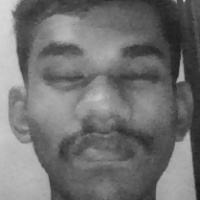
#> input picture samples/user1.jpg, 200 x 200 px, found by its file name
$ jupyter execute --allow-errors Untitled.ipynb   (shell and % lines are left out)
#> lines starting #> are read from the running program, lines starting #| are printed output that depends on the picture; after the words box and inside, x2 and y2 are one past the last pixel; in counts of white or black regions, pixels touching at a corner belong together
#> (a cell that did not finish here is left out)

[cell 2]
import cv2
print("OpenCV version:", cv2.__version__)
print("Face module exists:", hasattr(cv2, "face"))

[cell 3]
import cv2
print("OpenCV version:", cv2.__version__)
print("Face module exists:", hasattr(cv2, "face"))

#> (a cell that did not finish here is left out)

#> (a cell that did not finish here is left out)

[cell 6]
import cv2
import numpy as np
from os import listdir
from os.path import isfile, join
import serial
import time
import pyttsx3

# Variables for tracking
q = 1
x = 0
c = 0
m = 0
d = 0

# Initialize text-to-speech engine
def speak(audio):
    engine.say(audio)
    engine.runAndWait()

engine = pyttsx3.init('sapi5')
voices = engine.getProperty('voices')
engine.setProperty("voice", voices[0].id)
engine.setProperty("rate", 140)
engine.setProperty("volume", 1000)

# Training the LBPH face recognizer
while q <= 2:
    data_path = 'D:/Face_detection_for_door_lock/Samples'  # Path to training data
    onlyfiles = [f for f in listdir(data_path) if isfile(join(data_path, f))]
    Training_data, Labels = [], []

    for i, files in enumerate(onlyfiles):
        image_path = join(data_path, onlyfiles[i])
        images = cv2.imread(image_path, cv2.IMREAD_GRAYSCALE)
#> images is the input picture: shape (200, 200); min 28, max 218, mean 113.6
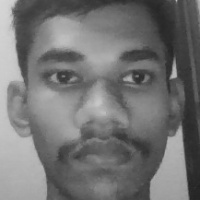
#> input picture samples/user12.jpg, 200 x 200 px, given in place of the camera
#> further down, frame is the input picture: shape (200, 200, 3); min 34, max 214, mean 115.1
        Training_data.append(np.asarray(images, dtype=np.uint8))
        Labels.append(i)

    Labels = np.asarray(Labels, dtype=np.int32)

    # Create and train the model
    model = cv2.face.LBPHFaceRecognizer_create()
    model.train(np.asarray(Training_data), np.asarray(Labels))
    print("Training complete")
    q += 1

# Load face detection model
face_classifier = cv2.CascadeClassifier('D:/Face_detection_for_door_lock/face_model.xml')

# Function to detect faces
def face_detector(img, size=0.5):
#> called with size = 0.5
    gray = cv2.cvtColor(img, cv2.COLOR_BGR2GRAY)
    faces = face_classifier.detectMultiScale(gray, 1.3, 5)
#> faces = [[13, 16, 177, 177]]

    if len(faces) == 0:
        return img, []
    for (x, y, w, h) in faces:
        cv2.rectangle(img, (x, y), (x + w, y + h), (0, 255, 255), 2)
        roi = img[y:y + h, x:x + w]
        roi = cv2.resize(roi, (200, 200))
#> this loop made 1 pass
#> pass 1, in face_detector, `roi = img[y:y + h, x:x + w]`:
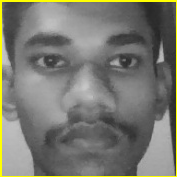
#> roi: shape (177, 177, 3); mean B, G, R 112, 120.6, 120.6
#> pass 1, in face_detector, `roi = cv2.resize(roi, (200, 200))`:
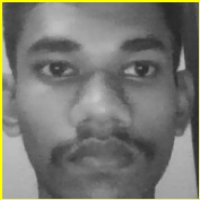
#> roi: shape (200, 200, 3); mean B, G, R 111.8, 120.6, 120.6
#> after the loop:
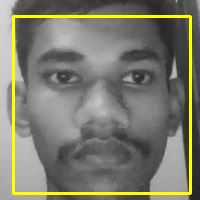
#> img: shape (200, 200, 3); 5.3% of pixels changed, all inside (x1, y1, x2, y2) = (12, 15, 192, 195)
    return img, roi

# Start video capture
cap = cv2.VideoCapture(0)

while True:
    ret, frame = cap.read()
    image, face = face_detector(frame)

    try:
        face = cv2.cvtColor(face, cv2.COLOR_BGR2GRAY)
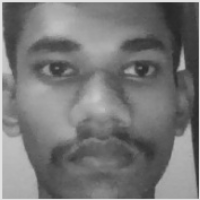
#> face: shape (200, 200); min 38, max 226, mean 119.6
        result = model.predict(face)
#> result = (3, 41.56)

        if result[1] < 500:
            confidence = int((1 - (result[1]) / 300) * 100)
#> confidence = 86
            display_string = f'Confidence: {confidence}%'
#> display_string = 'Confidence: 86%'
            cv2.putText(image, display_string, (100, 120), cv2.FONT_HERSHEY_SCRIPT_COMPLEX, 1, (0, 255, 0))
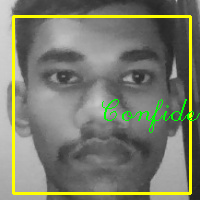
#> image: shape (200, 200, 3); 1.04% of pixels changed, all inside (x1, y1, x2, y2) = (102, 99, 200, 133)

        if confidence >= 83:
            cv2.putText(image, "Unlocked", (250, 450), cv2.FONT_HERSHEY_SCRIPT_COMPLEX, 1, (0, 255, 255))
            cv2.imshow('Face Recognition', image)
            x += 1
        else:
            cv2.putText(image, "Locked", (250, 450), cv2.FONT_HERSHEY_SCRIPT_COMPLEX, 1, (0, 255, 255))
            cv2.imshow('Face Recognition', image)
            c += 1
    except:
        cv2.putText(image, "Face Not Found", (250, 450), cv2.FONT_HERSHEY_SCRIPT_COMPLEX, 1, (0, 255, 255))
        cv2.imshow('Face Recognition', image)
        d += 1
        pass

    # Exit conditions
    if cv2.waitKey(1) == 13 or x == 10 or c == 30 or d == 20:
#> (key Esc is pressed here)
        break

cap.release()
cv2.destroyAllWindows()

# Sending signals to the door lock
if x >= 5:
    m = 1
    try:
        ard = serial.Serial('COM3', 112500)  # Adjust COM port if needed
        time.sleep(2)
        var = 'a'
        c = var.encode()
        speak("Face recognition complete. It is matching with the database. Welcome! The door is opening for 5 seconds.")
        ard.write(c)
        time.sleep(4)
    except serial.SerialException as e:
        print(f"Error with serial communication: {e}")
elif c == 30:
    speak("Face is not matching. Please try again.")
elif d == 20:
    speak("Face is not found. Please try again.")

if m == 1:
    speak("The door is closing.")

[cell 7]
import cv2
print("OpenCV version:", cv2.__version__)
#| OpenCV version: 4.13.0

# Check for LBPHFaceRecognizer
print("Face module exists:", hasattr(cv2, "face"))
#| Face module exists: True
